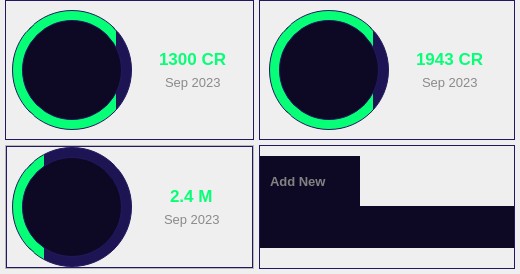
            <widget class="QFrame" name="frame_15">
             <property name="frameShape">
              <enum>QFrame::NoFrame</enum>
             </property>
             <property name="frameShadow">
              <enum>QFrame::Raised</enum>
             </property>
             <layout class="QGridLayout" name="gridLayout">
              <property name="leftMargin">
               <number>5</number>
              </property>
              <property name="topMargin">
               <number>0</number>
              </property>
              <property name="rightMargin">
               <number>5</number>
              </property>
              <property name="bottomMargin">
               <number>5</number>
              </property>
              <property name="spacing">
               <number>5</number>
              </property>
              <item row="0" column="0">
               <widget class="QFrame" name="frame_35">
                <property name="styleSheet">
                 <string notr="true">border: 1px solid rgb(34, 24, 97);</string>
                </property>
                <property name="frameShape">
                 <enum>QFrame::NoFrame</enum>
                </property>
                <property name="frameShadow">
                 <enum>QFrame::Raised</enum>
                </property>
                <layout class="QHBoxLayout" name="horizontalLayout_19">
                 <property name="spacing">
                  <number>5</number>
                 </property>
                 <property name="leftMargin">
                  <number>5</number>
                 </property>
                 <property name="topMargin">
                  <number>0</number>
                 </property>
                 <property name="rightMargin">
                  <number>5</number>
                 </property>
                 <property name="bottomMargin">
                  <number>0</number>
                 </property>
                 <item alignment="Qt::AlignHCenter|Qt::AlignVCenter">
                  <widget class="QFrame" name="frame_30">
                   <property name="minimumSize">
                    <size>
                     <width>120</width>
                     <height>120</height>
                    </size>
                   </property>
                   <property name="maximumSize">
                    <size>
                     <width>120</width>
                     <height>120</height>
                    </size>
                   </property>
                   <property name="styleSheet">
                    <string notr="true">background-color: qlineargradient(spread:pad, x1:0, y1:0, x2:1, y2:0, stop:0.867 rgba(7, 255, 119, 1), stop:0.869 rgba(29, 21, 83, 1));
border: 1px solid rgb(33, 24, 94);
border-radius: 60;</string>
                   </property>
                   <property name="frameShape">
                    <enum>QFrame::NoFrame</enum>
                   </property>
                   <property name="frameShadow">
                    <enum>QFrame::Raised</enum>
                   </property>
                   <layout class="QHBoxLayout" name="horizontalLayout_18">
                    <item alignment="Qt::AlignHCenter">
                     <widget class="QFrame" name="frame_31">
                      <property name="minimumSize">
                       <size>
                        <width>100</width>
                        <height>100</height>
                       </size>
                      </property>
                      <property name="maximumSize">
                       <size>
                        <width>130</width>
                        <height>130</height>
                       </size>
                      </property>
                      <property name="styleSheet">
                       <string notr="true">background-color: rgb(13, 9, 36);
border: 1px solid rgb(33, 24, 94);
border-radius: 50px;</string>
                      </property>
                      <property name="frameShape">
                       <enum>QFrame::NoFrame</enum>
                      </property>
                      <property name="frameShadow">
                       <enum>QFrame::Raised</enum>
                      </property>
                      <layout class="QHBoxLayout" name="horizontalLayout_30">
                       <item>
                        <widget class="QFrame" name="frame_36">
                         <property name="minimumSize">
                          <size>
                           <width>50</width>
                           <height>50</height>
                          </size>
                         </property>
                         <property name="maximumSize">
                          <size>
                           <width>50</width>
                           <height>50</height>
                          </size>
                         </property>
                         <property name="styleSheet">
                          <string notr="true">QFrame {
	border: none;
	image: url(:/icons/icons/money-hand.svg);
	border-radius: 25;
}</string>
                         </property>
                         <property name="frameShape">
                          <enum>QFrame::NoFrame</enum>
                         </property>
                         <property name="frameShadow">
                          <enum>QFrame::Raised</enum>
                         </property>
                        </widget>
                       </item>
                      </layout>
                     </widget>
                    </item>
                   </layout>
                  </widget>
                 </item>
                 <item alignment="Qt::AlignVCenter">
                  <widget class="QFrame" name="frame_37">
                   <property name="minimumSize">
                    <size>
                     <width>110</width>
                     <height>0</height>
                    </size>
                   </property>
                   <property name="maximumSize">
                    <size>
                     <width>110</width>
                     <height>16777215</height>
                    </size>
                   </property>
                   <property name="styleSheet">
                    <string notr="true">border: none;</string>
                   </property>
                   <property name="frameShape">
                    <enum>QFrame::NoFrame</enum>
                   </property>
                   <property name="frameShadow">
                    <enum>QFrame::Raised</enum>
                   </property>
                   <layout class="QVBoxLayout" name="verticalLayout_16">
                    <item alignment="Qt::AlignHCenter|Qt::AlignVCenter">
                     <widget class="QLabel" name="label_22">
                      <property name="font">
                       <font>
                        <pointsize>13</pointsize>
                        <weight>75</weight>
                        <bold>true</bold>
                       </font>
                      </property>
                      <property name="styleSheet">
                       <string notr="true">color: rgb(7, 255, 119);</string>
                      </property>
                      <property name="text">
                       <string>1300 CR</string>
                      </property>
                     </widget>
                    </item>
                    <item alignment="Qt::AlignHCenter|Qt::AlignVCenter">
                     <widget class="QLabel" name="label_21">
                      <property name="font">
                       <font>
                        <pointsize>10</pointsize>
                        <weight>50</weight>
                        <bold>false</bold>
                       </font>
                      </property>
                      <property name="styleSheet">
                       <string notr="true">color: rgb(138, 138, 138);</string>
                      </property>
                      <property name="text">
                       <string>&lt;html&gt;&lt;head/&gt;&lt;body&gt;&lt;p&gt;Sep 2023&lt;/p&gt;&lt;/body&gt;&lt;/html&gt;</string>
                      </property>
                     </widget>
                    </item>
                   </layout>
                  </widget>
                 </item>
                </layout>
               </widget>
              </item>
              <item row="0" column="1">
               <widget class="QFrame" name="frame_18">
                <property name="styleSheet">
                 <string notr="true"/>
                </property>
                <property name="frameShape">
                 <enum>QFrame::NoFrame</enum>
                </property>
                <property name="frameShadow">
                 <enum>QFrame::Raised</enum>
                </property>
                <layout class="QHBoxLayout" name="horizontalLayout_25">
                 <property name="spacing">
                  <number>0</number>
                 </property>
                 <property name="leftMargin">
                  <number>0</number>
                 </property>
                 <property name="topMargin">
                  <number>0</number>
                 </property>
                 <property name="rightMargin">
                  <number>0</number>
                 </property>
                 <property name="bottomMargin">
                  <number>0</number>
                 </property>
                 <item>
                  <widget class="QFrame" name="frame_38">
                   <property name="styleSheet">
                    <string notr="true">border: 1px solid rgb(34, 24, 97);</string>
                   </property>
                   <property name="frameShape">
                    <enum>QFrame::NoFrame</enum>
                   </property>
                   <property name="frameShadow">
                    <enum>QFrame::Raised</enum>
                   </property>
                   <layout class="QHBoxLayout" name="horizontalLayout_24">
                    <item>
                     <widget class="QFrame" name="frame_42">
                      <property name="minimumSize">
                       <size>
                        <width>120</width>
                        <height>120</height>
                       </size>
                      </property>
                      <property name="maximumSize">
                       <size>
                        <width>120</width>
                        <height>120</height>
                       </size>
                      </property>
                      <property name="styleSheet">
                       <string notr="true">background-color: qlineargradient(spread:pad, x1:0, y1:0, x2:1, y2:0, stop:0.867 rgba(7, 255, 119, 1), stop:0.869 rgba(29, 21, 83, 1));
border: 1px solid rgb(33, 24, 94);
border-radius: 60;</string>
                      </property>
                      <property name="frameShape">
                       <enum>QFrame::NoFrame</enum>
                      </property>
                      <property name="frameShadow">
                       <enum>QFrame::Raised</enum>
                      </property>
                      <layout class="QHBoxLayout" name="horizontalLayout_23">
                       <item alignment="Qt::AlignHCenter">
                        <widget class="QFrame" name="frame_43">
                         <property name="minimumSize">
                          <size>
                           <width>100</width>
                           <height>100</height>
                          </size>
                         </property>
                         <property name="maximumSize">
                          <size>
                           <width>130</width>
                           <height>130</height>
                          </size>
                         </property>
                         <property name="styleSheet">
                          <string notr="true">background-color: rgb(13, 9, 36);
border: 1px solid rgb(33, 24, 94);
border-radius: 50px;</string>
                         </property>
                         <property name="frameShape">
                          <enum>QFrame::NoFrame</enum>
                         </property>
                         <property name="frameShadow">
                          <enum>QFrame::Raised</enum>
                         </property>
                         <layout class="QHBoxLayout" name="horizontalLayout_31">
                          <item>
                           <widget class="QFrame" name="frame_44">
                            <property name="minimumSize">
                             <size>
                              <width>50</width>
                              <height>50</height>
                             </size>
                            </property>
                            <property name="maximumSize">
                             <size>
                              <width>50</width>
                              <height>50</height>
                             </size>
                            </property>
                            <property name="styleSheet">
                             <string notr="true">QFrame {
	border: none;
	
	border-image: url(:/icons/icons/euro_money.svg);
	border-radius: 25;
}</string>
                            </property>
                            <property name="frameShape">
                             <enum>QFrame::NoFrame</enum>
                            </property>
                            <property name="frameShadow">
                             <enum>QFrame::Raised</enum>
                            </property>
                           </widget>
                          </item>
                         </layout>
                        </widget>
                       </item>
                      </layout>
                     </widget>
                    </item>
                    <item alignment="Qt::AlignVCenter">
                     <widget class="QFrame" name="frame_41">
                      <property name="minimumSize">
                       <size>
                        <width>110</width>
                        <height>0</height>
                       </size>
                      </property>
                      <property name="maximumSize">
                       <size>
                        <width>110</width>
                        <height>16777215</height>
                       </size>
                      </property>
                      <property name="styleSheet">
                       <string notr="true">border: none;</string>
                      </property>
                      <property name="frameShape">
                       <enum>QFrame::NoFrame</enum>
                      </property>
                      <property name="frameShadow">
                       <enum>QFrame::Raised</enum>
                      </property>
                      <layout class="QVBoxLayout" name="verticalLayout_17">
                       <item alignment="Qt::AlignHCenter|Qt::AlignVCenter">
                        <widget class="QLabel" name="label_23">
                         <property name="font">
                          <font>
                           <pointsize>13</pointsize>
                           <weight>75</weight>
                           <bold>true</bold>
                          </font>
                         </property>
                         <property name="styleSheet">
                          <string notr="true">color: rgb(7, 255, 119);</string>
                         </property>
                         <property name="text">
                          <string>1943 CR</string>
                         </property>
                        </widget>
                       </item>
                       <item alignment="Qt::AlignHCenter|Qt::AlignVCenter">
                        <widget class="QLabel" name="label_24">
                         <property name="font">
                          <font>
                           <pointsize>10</pointsize>
                           <weight>50</weight>
                           <bold>false</bold>
                          </font>
                         </property>
                         <property name="styleSheet">
                          <string notr="true">color: rgb(138, 138, 138);</string>
                         </property>
                         <property name="text">
                          <string>&lt;html&gt;&lt;head/&gt;&lt;body&gt;&lt;p&gt;Sep 2023&lt;/p&gt;&lt;/body&gt;&lt;/html&gt;</string>
                         </property>
                        </widget>
                       </item>
                      </layout>
                     </widget>
                    </item>
                   </layout>
                  </widget>
                 </item>
                </layout>
               </widget>
              </item>
              <item row="1" column="0">
               <widget class="QFrame" name="frame_17">
                <property name="styleSheet">
                 <string notr="true"/>
                </property>
                <property name="frameShape">
                 <enum>QFrame::StyledPanel</enum>
                </property>
                <property name="frameShadow">
                 <enum>QFrame::Raised</enum>
                </property>
                <layout class="QHBoxLayout" name="horizontalLayout_28">
                 <property name="spacing">
                  <number>0</number>
                 </property>
                 <property name="leftMargin">
                  <number>0</number>
                 </property>
                 <property name="topMargin">
                  <number>0</number>
                 </property>
                 <property name="rightMargin">
                  <number>0</number>
                 </property>
                 <property name="bottomMargin">
                  <number>0</number>
                 </property>
                 <item>
                  <widget class="QFrame" name="frame_45">
                   <property name="styleSheet">
                    <string notr="true">border: 1px solid rgb(34, 24, 97);</string>
                   </property>
                   <property name="frameShape">
                    <enum>QFrame::NoFrame</enum>
                   </property>
                   <property name="frameShadow">
                    <enum>QFrame::Raised</enum>
                   </property>
                   <layout class="QHBoxLayout" name="horizontalLayout_26">
                    <property name="spacing">
                     <number>5</number>
                    </property>
                    <property name="leftMargin">
                     <number>5</number>
                    </property>
                    <property name="topMargin">
                     <number>0</number>
                    </property>
                    <property name="rightMargin">
                     <number>5</number>
                    </property>
                    <property name="bottomMargin">
                     <number>0</number>
                    </property>
                    <item alignment="Qt::AlignHCenter|Qt::AlignVCenter">
                     <widget class="QFrame" name="frame_46">
                      <property name="minimumSize">
                       <size>
                        <width>120</width>
                        <height>120</height>
                       </size>
                      </property>
                      <property name="maximumSize">
                       <size>
                        <width>120</width>
                        <height>120</height>
                       </size>
                      </property>
                      <property name="styleSheet">
                       <string notr="true">background-color: qlineargradient(spread:pad, x1:0, y1:0, x2:1, y2:0, stop:0.267 rgba(7, 255, 119, 1), stop:0.269 rgba(29, 21, 83, 1));
border: 1px solid rgb(33, 24, 94);
border-radius: 60;</string>
                      </property>
                      <property name="frameShape">
                       <enum>QFrame::NoFrame</enum>
                      </property>
                      <property name="frameShadow">
                       <enum>QFrame::Raised</enum>
                      </property>
                      <layout class="QHBoxLayout" name="horizontalLayout_27">
                       <property name="spacing">
                        <number>0</number>
                       </property>
                       <property name="leftMargin">
                        <number>0</number>
                       </property>
                       <property name="topMargin">
                        <number>0</number>
                       </property>
                       <property name="rightMargin">
                        <number>0</number>
                       </property>
                       <property name="bottomMargin">
                        <number>0</number>
                       </property>
                       <item alignment="Qt::AlignHCenter">
                        <widget class="QFrame" name="frame_47">
                         <property name="minimumSize">
                          <size>
                           <width>100</width>
                           <height>100</height>
                          </size>
                         </property>
                         <property name="maximumSize">
                          <size>
                           <width>100</width>
                           <height>100</height>
                          </size>
                         </property>
                         <property name="styleSheet">
                          <string notr="true">background-color: rgb(13, 9, 36);
border: 1px solid rgb(33, 24, 94);
border-radius: 50px;</string>
                         </property>
                         <property name="frameShape">
                          <enum>QFrame::NoFrame</enum>
                         </property>
                         <property name="frameShadow">
                          <enum>QFrame::Raised</enum>
                         </property>
                         <layout class="QHBoxLayout" name="horizontalLayout_29">
                          <property name="spacing">
                           <number>0</number>
                          </property>
                          <property name="leftMargin">
                           <number>0</number>
                          </property>
                          <property name="topMargin">
                           <number>0</number>
                          </property>
                          <property name="rightMargin">
                           <number>0</number>
                          </property>
                          <property name="bottomMargin">
                           <number>0</number>
                          </property>
                          <item>
                           <widget class="QFrame" name="frame_48">
                            <property name="minimumSize">
                             <size>
                              <width>50</width>
                              <height>50</height>
                             </size>
                            </property>
                            <property name="maximumSize">
                             <size>
                              <width>50</width>
                              <height>50</height>
                             </size>
                            </property>
                            <property name="styleSheet">
                             <string notr="true">QFrame {
	border: none;
	image: url(:/icons/icons/account.svg);
	border-radius: 25;
}</string>
                            </property>
                            <property name="frameShape">
                             <enum>QFrame::NoFrame</enum>
                            </property>
                            <property name="frameShadow">
                             <enum>QFrame::Raised</enum>
                            </property>
                           </widget>
                          </item>
                         </layout>
                        </widget>
                       </item>
                      </layout>
                     </widget>
                    </item>
                    <item alignment="Qt::AlignVCenter">
                     <widget class="QFrame" name="frame_49">
                      <property name="minimumSize">
                       <size>
                        <width>110</width>
                        <height>0</height>
                       </size>
                      </property>
                      <property name="maximumSize">
                       <size>
                        <width>110</width>
                        <height>16777215</height>
                       </size>
                      </property>
                      <property name="styleSheet">
                       <string notr="true">border: none;</string>
                      </property>
                      <property name="frameShape">
                       <enum>QFrame::NoFrame</enum>
                      </property>
                      <property name="frameShadow">
                       <enum>QFrame::Raised</enum>
                      </property>
                      <layout class="QVBoxLayout" name="verticalLayout_18">
                       <item alignment="Qt::AlignHCenter|Qt::AlignVCenter">
                        <widget class="QLabel" name="label_25">
                         <property name="font">
                          <font>
                           <pointsize>13</pointsize>
                           <weight>75</weight>
                           <bold>true</bold>
                          </font>
                         </property>
                         <property name="styleSheet">
                          <string notr="true">color: rgb(7, 255, 119);</string>
                         </property>
                         <property name="text">
                          <string>2.4 M</string>
                         </property>
                        </widget>
                       </item>
                       <item alignment="Qt::AlignHCenter|Qt::AlignVCenter">
                        <widget class="QLabel" name="label_26">
                         <property name="font">
                          <font>
                           <pointsize>10</pointsize>
                           <weight>50</weight>
                           <bold>false</bold>
                          </font>
                         </property>
                         <property name="styleSheet">
                          <string notr="true">color: rgb(138, 138, 138);</string>
                         </property>
                         <property name="text">
                          <string>&lt;html&gt;&lt;head/&gt;&lt;body&gt;&lt;p&gt;Sep 2023&lt;/p&gt;&lt;/body&gt;&lt;/html&gt;</string>
                         </property>
                        </widget>
                       </item>
                      </layout>
                     </widget>
                    </item>
                   </layout>
                  </widget>
                 </item>
                </layout>
               </widget>
              </item>
              <item row="1" column="1">
               <widget class="QFrame" name="frame_19">
                <property name="styleSheet">
                 <string notr="true">border: 1px solid rgb(34, 24, 97);</string>
                </property>
                <property name="frameShape">
                 <enum>QFrame::NoFrame</enum>
                </property>
                <property name="frameShadow">
                 <enum>QFrame::Raised</enum>
                </property>
                <layout class="QVBoxLayout" name="verticalLayout_19">
                 <property name="spacing">
                  <number>0</number>
                 </property>
                 <property name="leftMargin">
                  <number>0</number>
                 </property>
                 <property name="topMargin">
                  <number>10</number>
                 </property>
                 <property name="rightMargin">
                  <number>0</number>
                 </property>
                 <property name="bottomMargin">
                  <number>20</number>
                 </property>
                 <item>
                  <widget class="QPushButton" name="pushButton_9">
                   <property name="minimumSize">
                    <size>
                     <width>100</width>
                     <height>50</height>
                    </size>
                   </property>
                   <property name="maximumSize">
                    <size>
                     <width>100</width>
                     <height>50</height>
                    </size>
                   </property>
                   <property name="font">
                    <font>
                     <pointsize>10</pointsize>
                     <weight>75</weight>
                     <bold>true</bold>
                    </font>
                   </property>
                   <property name="styleSheet">
                    <string notr="true">color: rgb(130, 130, 130);
border: none;
text-align: left;
padding-left: 10px;
background-color: rgb(13, 9, 36);</string>
                   </property>
                   <property name="text">
                    <string>Add New</string>
                   </property>
                   <property name="icon">
                    <iconset resource="dashboad/New-PySide6-ui-design-master/resources/resources.qrc">
                     <normaloff>:/icons/icons/plus.svg</normaloff>:/icons/icons/plus.svg</iconset>
                   </property>
                   <property name="iconSize">
                    <size>
                     <width>25</width>
                     <height>25</height>
                    </size>
                   </property>
                  </widget>
                 </item>
                 <item>
                  <widget class="QPushButton" name="pushButton_10">
                   <property name="minimumSize">
                    <size>
                     <width>0</width>
                     <height>0</height>
                    </size>
                   </property>
                   <property name="maximumSize">
                    <size>
                     <width>22222</width>
                     <height>22222</height>
                    </size>
                   </property>
                   <property name="font">
                    <font>
                     <pointsize>10</pointsize>
                     <weight>75</weight>
                     <bold>true</bold>
                    </font>
                   </property>
                   <property name="styleSheet">
                    <string notr="true">color: rgb(130, 130, 130);
border: none;
text-align: center;
padding-left: 10px;
background-color: rgb(13, 9, 36);</string>
                   </property>
                   <property name="text">
                    <string/>
                   </property>
                   <property name="icon">
                    <iconset resource="dashboad/New-PySide6-ui-design-master/resources/resources.qrc">
                     <normaloff>:/icons/icons/plus.svg</normaloff>:/icons/icons/plus.svg</iconset>
                   </property>
                   <property name="iconSize">
                    <size>
                     <width>40</width>
                     <height>40</height>
                    </size>
                   </property>
                  </widget>
                 </item>
                </layout>
               </widget>
              </item>
             </layout>
            </widget>
